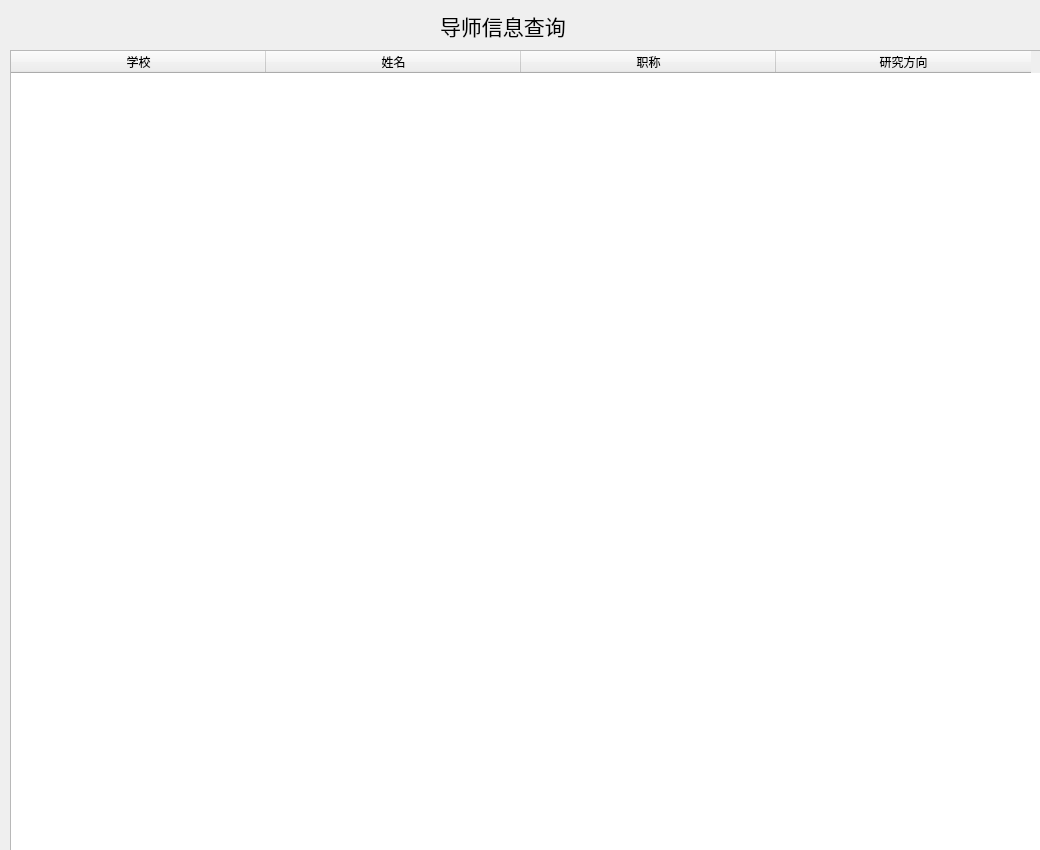
<?xml version="1.0" encoding="UTF-8"?>
<ui version="4.0">
 <class>Teacher</class>
 <widget class="QWidget" name="Teacher">
  <property name="geometry">
   <rect>
    <x>0</x>
    <y>0</y>
    <width>1040</width>
    <height>850</height>
   </rect>
  </property>
  <property name="windowTitle">
   <string>导师查询</string>
  </property>
  <widget class="QTableWidget" name="tableWidget">
   <property name="geometry">
    <rect>
     <x>10</x>
     <y>50</y>
     <width>1031</width>
     <height>801</height>
    </rect>
   </property>
   <attribute name="horizontalHeaderDefaultSectionSize">
    <number>255</number>
   </attribute>
   <column>
    <property name="text">
     <string>学校</string>
    </property>
   </column>
   <column>
    <property name="text">
     <string>姓名</string>
    </property>
   </column>
   <column>
    <property name="text">
     <string>职称</string>
    </property>
   </column>
   <column>
    <property name="text">
     <string>研究方向</string>
    </property>
   </column>
  </widget>
  <widget class="QLabel" name="label">
   <property name="geometry">
    <rect>
     <x>440</x>
     <y>10</y>
     <width>161</width>
     <height>31</height>
    </rect>
   </property>
   <property name="font">
    <font>
     <family>微软雅黑</family>
     <pointsize>16</pointsize>
    </font>
   </property>
   <property name="text">
    <string>导师信息查询</string>
   </property>
  </widget>
 </widget>
 <resources/>
 <connections/>
</ui>
